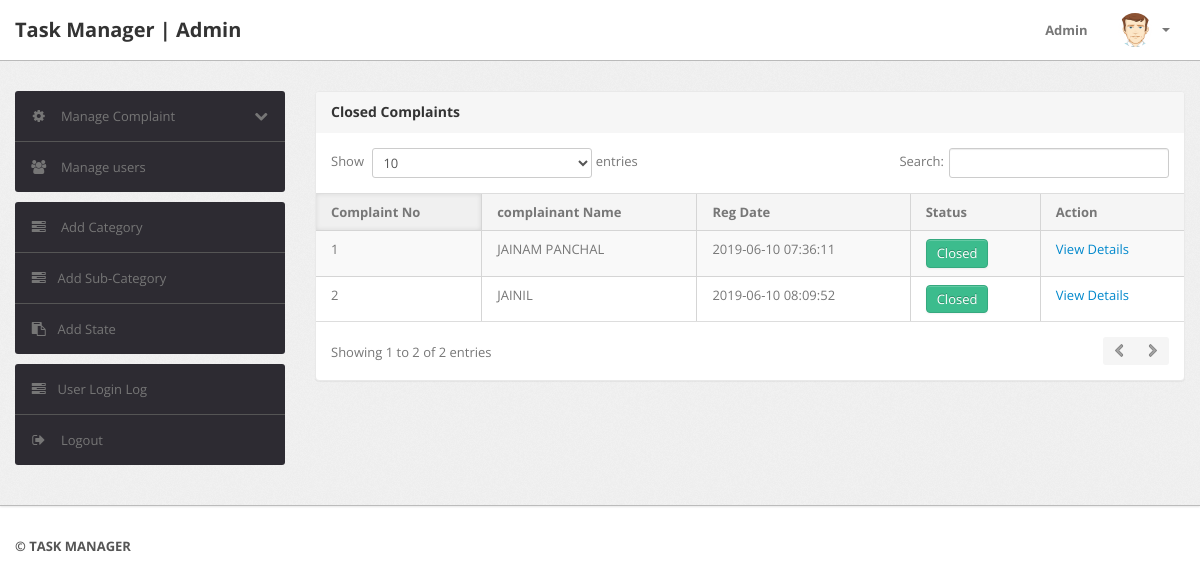
The app's page /admin/closed-complaint.php (signed in) with its own data.
### tables this page shows
CREATE TABLE `tblcomplaints` (
  `complaintNumber` int(11) NOT NULL,
  `userId` int(11) NOT NULL,
  `category` int(11) NOT NULL,
  `subcategory` varchar(255) NOT NULL,
  `complaintType` varchar(255) NOT NULL,
  `assigned_emp` varchar(500) DEFAULT NULL,
  `state` varchar(255) NOT NULL,
  `noc` varchar(255) NOT NULL,
  `complaintDetails` mediumtext NOT NULL,
  `complaintFile` varchar(255) DEFAULT NULL,
  `regDate` timestamp NOT NULL DEFAULT CURRENT_TIMESTAMP,
  `status` varchar(50) DEFAULT NULL,
  `lastUpdationDate` timestamp NULL DEFAULT '0000-00-00 00:00:00' ON UPDATE CURRENT_TIMESTAMP
);

CREATE TABLE `users` (
  `id` int(11) NOT NULL,
  `fullName` varchar(255) DEFAULT NULL,
  `userEmail` varchar(255) DEFAULT NULL,
  `password` varchar(255) DEFAULT NULL,
  `contactNo` bigint(11) DEFAULT NULL,
  `address` tinytext,
  `State` varchar(255) DEFAULT NULL,
  `country` varchar(255) DEFAULT NULL,
  `pincode` int(6) DEFAULT NULL,
  `userImage` varchar(255) DEFAULT NULL,
  `regDate` timestamp NOT NULL DEFAULT CURRENT_TIMESTAMP,
  `updationDate` timestamp NULL DEFAULT '0000-00-00 00:00:00' ON UPDATE CURRENT_TIMESTAMP,
  `status` int(1) DEFAULT NULL
);

### admin/closed-complaint.php (the view, shortened to what this page needs)
<?php
include('include/config.php');
if(strlen($_SESSION['alogin'])==0)
	{
header('location:index.php');
}
else{
?>
<!DOCTYPE html>
<html lang="en">
<head>
	<link type="text/css" href="bootstrap/css/bootstrap.min.css" rel="stylesheet">
	<link type="text/css" href="bootstrap/css/bootstrap-responsive.min.css" rel="stylesheet">
	<link type="text/css" href="css/theme.css" rel="stylesheet">
	<link type="text/css" href="images/icons/css/font-awesome.css" rel="stylesheet">
</head>
<body>
<?php include('include/header.php');?>
	<div class="wrapper">
		<div class="container">
			<div class="row">
<?php include('include/sidebar.php');?>
			<div class="span9">
					<div class="content">
	<div class="module">
							<div class="module-head">
								<h3>Closed Complaints</h3>
							</div>
							<div class="module-body table">
								<table cellpadding="0" cellspacing="0" border="0" class="datatable-1 table table-bordered table-striped	 display" >
									<thead>
										<tr>
											<th>Complaint No</th>
											<th> complainant Name</th>
											<th>Reg Date</th>
											<th>Status</th>
											<th>Action</th>
										</tr>
									</thead>
<tbody>
<?php
$st='closed';
$query=mysqli_query($con,"select tblcomplaints.*,users.fullName as name from tblcomplaints join users on users.id=tblcomplaints.userId where tblcomplaints.status='$st'");
while($row=mysqli_fetch_array($query))
{
?>
										<tr>
											<td><?php echo htmlentities($row['complaintNumber']);?></td>
											<td><?php echo htmlentities($row['name']);?></td>
											<td><?php echo htmlentities($row['regDate']);?></td>
											<td><button type="button" class="btn btn-success">Closed</button></td>
											<td>   <a href="complaint-details.php?cid=<?php echo htmlentities($row['complaintNumber']);?>"> View Details</a>
											</td>
											</tr>
										<?php  } ?>
										</tbody>
								</table>
							</div>
						</div>
					</div>
				</div>
			</div>
		</div>
	</div>
<?php include('include/footer.php');?>
</body>
<?php } ?>

### records on screen
tblcomplaints: complaintNumber "1", userId.fullName "JAINAM PANCHAL", regDate "2019-06-10 07:36:11"
tblcomplaints: complaintNumber "2", userId.fullName "JAINIL", regDate "2019-06-10 08:09:52"
